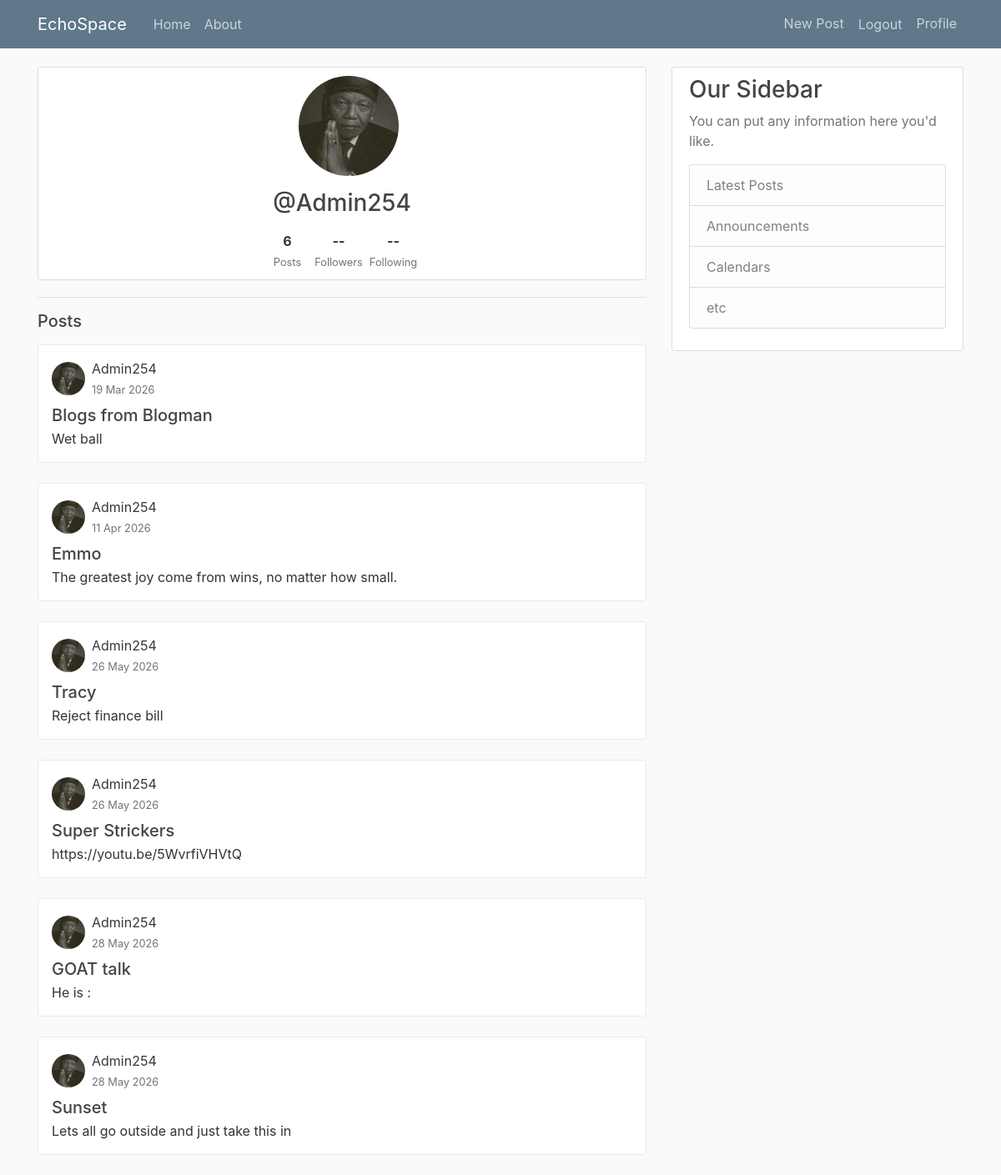
/user/Admin254/ (signed in), run on the app's committed database.
### users/models.py (models this page shows, shortened)
class Profile(models.Model):
    user = models.OneToOneField(User, on_delete=models.CASCADE)
    image = models.ImageField(default='default.jpg', upload_to='profile_pics')

### blog/models.py (models this page shows, shortened)
class Post(models.Model):
    title = models.CharField(max_length=100)
    content = models.TextField()
    date_posted = models.DateTimeField(default=timezone.now)
    author = models.ForeignKey(User, on_delete=models.CASCADE)
    image = models.ImageField(upload_to='post_images/', blank=True, null=True)
    video = models.FileField(upload_to='post_videos/', blank=True, null=True)

### blog/views.py (the view)
# urls.py: path('user/<str:username>/', views.user_posts, name='user-posts'),
def user_posts(request, username):
    user = get_object_or_404(User, username=username)
    posts = Post.objects.filter(author=user)
    context = {
        'view_user': user,
        'posts': posts
    }
    return render(request, 'blog/user_posts.html', context)

### blog/templates/blog/user_posts.html (shortened to what this page needs)
{% extends "blog/base.html" %}
{% block content %}
<div class="content-section text-center">
  <img
    class="rounded-circle mb-3 ml-3"
    src="{{ view_user.profile.image.url }}"
    style="width: 120px; height: 120px; object-fit: cover;"
  >
  <h3 class="mb-1">@{{ view_user.username }}</h3>
  <div class="d-flex justify-content-center gap-4 mt-3">
    <div>
      <strong>{{ posts|length }}</strong><br>
      <small class="text-muted mx-2 ">Posts</small>
    </div>
    <div>
      <strong>--</strong><br>
      <small class="text-muted mx-2 ">Followers</small>
    </div>
    <div>
      <strong>--</strong><br>
      <small class="text-muted mx-auto ">Following</small>
    </div>
  </div>
</div>
<hr>
<h5 class="mb-3">Posts</h5>
{% for post in posts %}
  <article class="content-section mb-4 p-3 rounded" style="border: 1px solid #eaeaea;">
    <div class="d-flex align-items-center mb-2">
      <img
        class="rounded-circle me-2"
        src="{{ post.author.profile.image.url }}"
        style="width: 40px; height: 40px; object-fit: cover;"
      >
      <div class = "ml-2 ">
        <a href="{% url 'user-posts' post.author.username %}" class="fw-bold text-dark">
          {{ post.author }}
        </a><br>
        <small class="text-muted">
          {{ post.date_posted|date:"d M Y" }}
        </small>
      </div>
    </div>
    <h5 class="mb-1">{{ post.title }}</h5>
    <p class="mb-0">{{ post.content }}</p>
  </article>
{% empty %}
  <p class="text-muted">This user has no posts yet.</p>
{% endfor %}
{% endblock %}

### blog/static/blog/main.css (style rules this page uses)
body { background: #fafafa; color: #333333; margin-top: 5rem; }
h1, h2, h3, h4, h5, h6 { color: #444444; }
.content-section { background: #ffffff; padding: 10px 20px; border: 1px solid #dddddd; border-radius: 3px; margin-bottom: 20px; }

### data on the page
Post: author.profile.image (picture), author "Admin254", date_posted "19 Mar 2026", title "Blogs from Blogman", content "Wet ball"
Post: author.profile.image (picture), author "Admin254", date_posted "11 Apr 2026", title "Emmo", content "The greatest joy come from wins, no matter how small."
Post: author.profile.image (picture), author "Admin254", date_posted "26 May 2026", title "Tracy", content "Reject finance bill"
Post: author.profile.image (picture), author "Admin254", date_posted "26 May 2026", title "Super Strickers", content "https://youtu.be/5WvrfiVHVtQ"
Post: author.profile.image (picture), author "Admin254", date_posted "28 May 2026", title "GOAT talk", content "He is :"
Post: author.profile.image (picture), author "Admin254", date_posted "28 May 2026", title "Sunset", content "Lets all go outside and just take this in"

### other printed values
{{ view_user.username }} "Admin254"
{{ posts|length }} "6"
